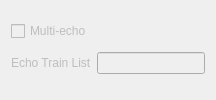
            <widget class="QWidget" name="tab_multiecho">
             <property name="enabled">
              <bool>false</bool>
             </property>
             <attribute name="title">
              <string>Multi echo</string>
             </attribute>
             <layout class="QVBoxLayout" name="verticalLayout_12">
              <item>
               <layout class="QGridLayout" name="gridLayout_10">
                <item row="6" column="0">
                 <layout class="QHBoxLayout" name="horizontalLayout_12">
                  <property name="spacing">
                   <number>5</number>
                  </property>
                  <property name="topMargin">
                   <number>5</number>
                  </property>
                  <property name="bottomMargin">
                   <number>5</number>
                  </property>
                 </layout>
                </item>
                <item row="6" column="1">
                 <layout class="QHBoxLayout" name="horizontalLayout_13" stretch="0,0">
                  <property name="spacing">
                   <number>5</number>
                  </property>
                  <property name="topMargin">
                   <number>5</number>
                  </property>
                  <property name="bottomMargin">
                   <number>5</number>
                  </property>
                  <item>
                   <widget class="QLabel" name="label_21">
                    <property name="text">
                     <string>Echo Train List</string>
                    </property>
                   </widget>
                  </item>
                  <item>
                   <widget class="QLineEdit" name="lineEdit_13"/>
                  </item>
                 </layout>
                </item>
                <item row="0" column="1">
                 <widget class="QCheckBox" name="checkBox_8">
                  <property name="text">
                   <string>Multi-echo</string>
                  </property>
                 </widget>
                </item>
               </layout>
              </item>
             </layout>
            </widget>
